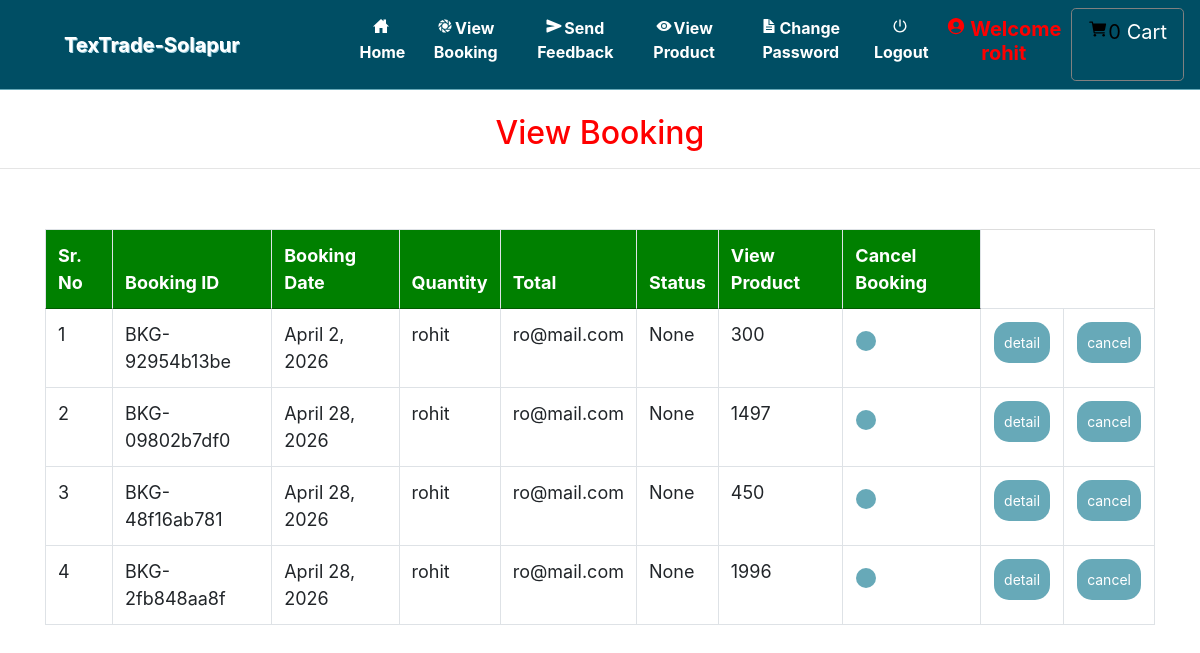
/view_orders_vendor (signed in), run on the app's committed database.
### grocery/models.py (models this page shows, shortened)
class Booking(models.Model):
    status = models.ForeignKey(Status, on_delete=models.CASCADE, null=True)
    profile = models.ForeignKey(Profile, on_delete=models.CASCADE, null=True)
    booking_id = models.CharField(max_length=200, unique=True, blank=True)
    quantity = models.IntegerField(null=True)
    book_date = models.CharField(max_length=30, null=True)
    total = models.IntegerField(null=True)
    payment = models.ForeignKey(Payment, on_delete=models.SET_NULL, null=True, blank=True)
    products = models.ManyToManyField(Product)  # ✅ Store ordered products

class Profile(models.Model):
    id = models.AutoField(primary_key=True)
    user = models.OneToOneField(User, on_delete=models.CASCADE, null=True)
    dob = models.DateField(null=True)
    city = models.CharField(max_length=30, null=True)
    address = models.CharField(max_length=50, null=True)
    contact = models.CharField(max_length=10, null=True)
    image = models.FileField(upload_to='images/', null=True)
    role = models.CharField(
        max_length=20,
        choices=[('user', 'User'), ('vendor', 'Vendor'), ('admin', 'Admin')],
        default='user'  # Default role is 'user'
    )

### grocery/views.py (the view)
# urls.py: path('view_orders_vendor',view_orders_vendor,name="view_orders_vendor"),
def view_orders_vendor(request):
    if not request.user.is_authenticated:
        return redirect('login')
    cart = Cart.objects.all()
    book = Booking.objects.all()
    num1=0
    for i in cart:
        num1 += 1
    d = {'book': book,'num1':num1}
    return render(request,"view_orders_vendor.html",d)

### grocery/templates/view_orders_vendor.html (shortened to what this page needs)
{% extends 'navigation.html' %}
{% block body %}
<center><h2 style="color:red;margin-top:2%">View Booking</h2></center><hr>
 <div class="container">
<table class="table table-bordered" id="myTable">
  <thead>
  <tr>
    <th>Sr. No</th>
    <th>Booking ID</th>
    <th>Booking Date</th>
      <th>Quantity</th>
      <th>Total</th>
      <th>Status</th>
    <th>View Product</th>
    <th>Cancel Booking</th>
  </tr>
  </thead>
   <tbody>
    {% for i in book %}
    <tr>
        <td>{{forloop.counter}}</td>
      <td>{{i.booking_id}}</td>
      <td>{{i.book_date}}</td>
      <td>{{i.profile.user.username}}</td>
      <td>{{i.profile.user.email}}</td>
        <td>{{i.quantity}}</td>
        <td>{{i.total}}</td>
       <td><a href="{% url 'Edit_status' i.booking_id i.id %}"><button class="button button1">{{i.status.name}}</button></a></td>
        <td><a href="{% url 'vendor_view_booking_detail' i.booking_id i.id i.profile.user.id  %}"><button class="button button1">detail</button></a></td>
        <td><a href="{% url 'delete_admin_booking' i.booking_id i.id %}" onclick="return confirm('Are you sure?')"><button class="button button1" id="#delete">cancel</button></a></td>
    </tr>
     {% endfor %}
    </tbody>
</table>
 </div>
{% endblock %}

### grocery/templates/navigation.html (style rules this page uses)
* { box-sizing: border-box; }
#myTable { border-collapse: collapse; width: 100%; border: 1px solid #ddd; font-size: 18px; }
#myTable th { text-align: left; padding: 12px; background-color: green; color: white; }
#myTable td { text-align: left; padding: 12px; background-color: white; }
#myTable tr { border-bottom: 1px solid #ddd; }
.button { background-color: #67A9B8; border: none; color: white; padding: 10px; text-align: center; text-decoration: none; display: inline-block; font-size: 14px; margin: 1px 1px; cursor: pointer; }
.button1 { border-radius: 15px; }

### data on the page
Booking: booking_id "BKG-92954b13be", book_date "April 2, 2026", profile.user.username "rohit", profile.user.email "ro@mail.com", quantity "None", total "300"
Booking: booking_id "BKG-09802b7df0", book_date "April 28, 2026", profile.user.username "rohit", profile.user.email "ro@mail.com", quantity "None", total "1497"
Booking: booking_id "BKG-48f16ab781", book_date "April 28, 2026", profile.user.username "rohit", profile.user.email "ro@mail.com", quantity "None", total "450"
Booking: booking_id "BKG-2fb848aa8f", book_date "April 28, 2026", profile.user.username "rohit", profile.user.email "ro@mail.com", quantity "None", total "1996"

### other printed values
{{ num1 }} "0"
